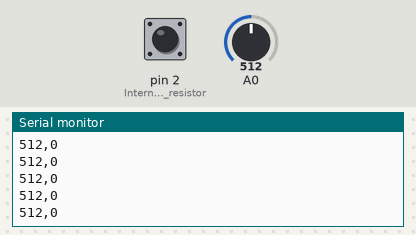
Recording of a sketch running on a simulated Arduino Uno, built with avr-gcc and run on an emulated ATmega328P. Parts: the last lines printed to the serial monitor. The test bench sets the inputs (shaded band); at power-on: A0 = 512, pin 2 (Internal_pull-up_resistor) HIGH.

Above: at 1.2 s.
1.3 s: A0 set to 716
At 1.32 s:
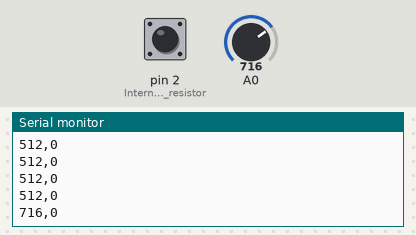
2.8 s: pin 2 (Internal_pull-up_resistor) pulled LOW for 0.15 s
At 2.84 s:
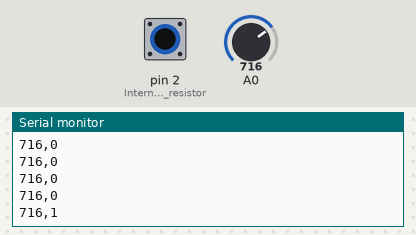
4.4 s: A0 set to 900
At 4.4 s:
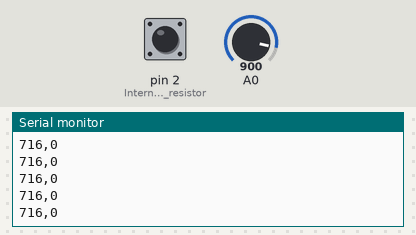
5.9 s: pin 2 (Internal_pull-up_resistor) pulled LOW for 1 s
At 5.96 s:
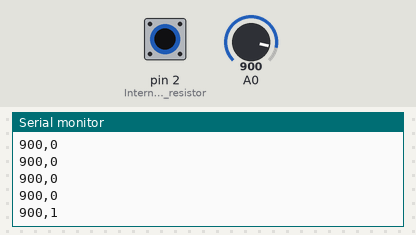
Timing chart, 0 to 8.9 s (numbered marks = the images above; inputs shaded):
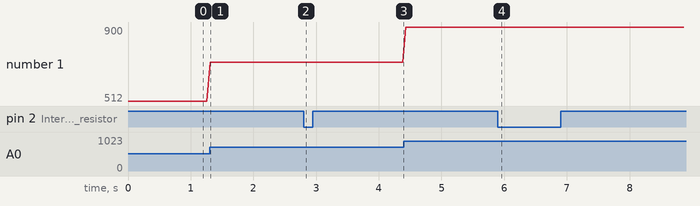

Measured:
- after the input at 1.3 s, the serial monitor: prints a new line at once (image 1)
- after the input at 2.8 s, the serial monitor: prints a new line at once (image 2)
- after the input at 5.9 s, the serial monitor: prints a new line at once (image 4)
- plotted number 1: 512 → 716 after the input at 1.3 s, 716 → 900 after the input at 4.4 s

The sketch:

ArduPilot_Joystick.ino
```cpp
void setup() {
  Serial.begin(115200);

  // NOT PRESSED  HIGH 0
  // PRESSED      LOW  1
  pinMode(2, INPUT_PULLUP); // Internal pull-up resistor, the pin reads HIGH and LOW when pressed

}

void loop() {
  int voltageRead = analogRead(A0); // 0-1023V Reading
  int drone_go = (digitalRead(2) == LOW);   // button pressed = 1

  //Uncomment and open serial monitor to test out
  Serial.print(voltageRead); // left: 0 | right: 1023 | middle: 500
  Serial.print(",");
  Serial.println(drone_go);
  delay(50);
}
```
